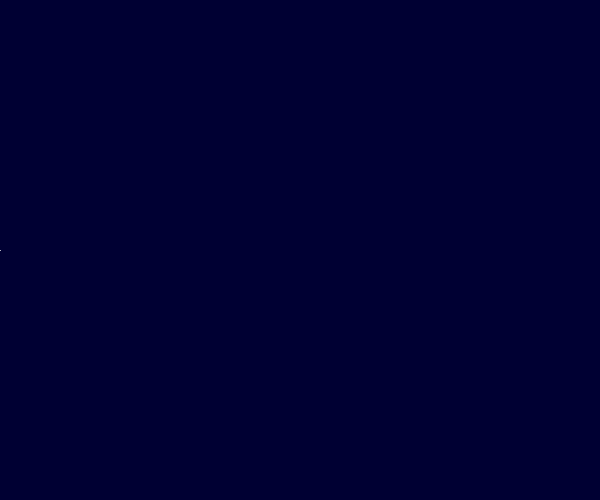
Frame 1 (no input)
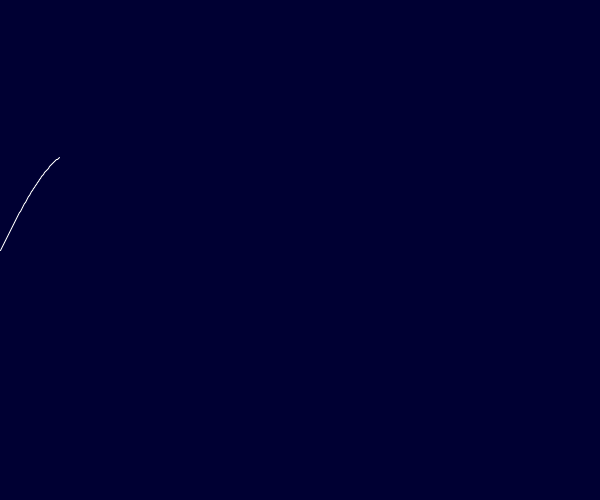
Frame 60 (the mouse pressed at the canvas centre just before this capture)
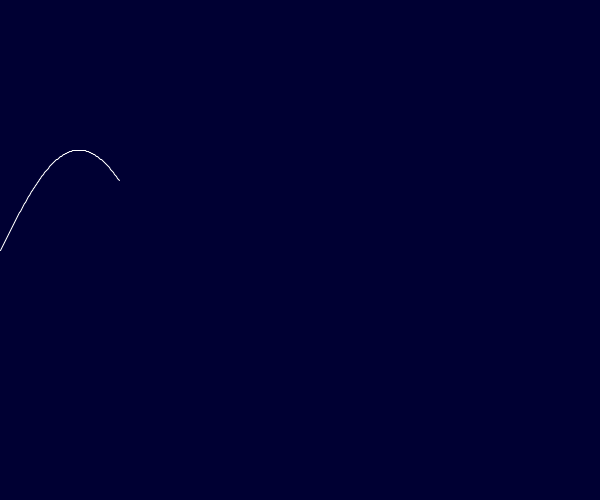
Frame 120 (the mouse held since frame 60 and released just before this capture)

The Processing sketch that drew these frames (run headless with seeded random() and noise(); from frame 60 on, the mouse is pressed at the canvas centre):

// Processing sketch: PGraph_Example
// ── PGraph_Example.pde
PGraph graph;

float x, y = 250;

void setup(){
  size(600, 500);
  graph = new PGraph(0, height/2);
  
  
}



void draw(){
  background(0, 0, 51);
  
  graph.add(x, y);
  x++;
  y = height/2 - 100*sin(0.2*x/10);
  if(graph.vec.size() >= 500){
   graph.vec.remove(0);
   x = 0;
  }
  graph.show();
  
}
// ── PGraph.pde

class PGraph{
  ArrayList<PVector> vec = new ArrayList<PVector>();
  color colorPoint;
  float x;
  float y;
  color colorLine;
  float weightLine;
  boolean lineRegister = true;
  boolean colorPointRegist = false;
  PGraph(float x, float y){
      vec.add(new PVector(x, y));
      colorLine = color(255);
      
      weightLine = 1;
  }
  void add(PVector p){
    vec.add(p);
  }
  
  void add(float x, float y){
    vec.add(new PVector(this.x + x, this.y + y));
  }
  
  void setColor(color clr){
    colorLine = clr;
  }
  void noLine(boolean b){
    lineRegister = !b;
  }
  void show(){
    for(int i=1; i<vec.size(); i++){
      stroke(colorLine);
      strokeWeight(weightLine);
      if(lineRegister){
        line(vec.get(i).x, vec.get(i).y, vec.get(i-1).x, vec.get(i-1).y);
      }else{
        if(colorPointRegist){
          stroke(colorPoint);
        }else{
          stroke(random(255), random(255), random(255));
        }
        point(vec.get(i).x, vec.get(i).y);
      }
    }
  }
  
  void setColorPoint(color clr){
    colorPoint = clr;
    colorPointRegist = true;
  }
  
  void setWeight(float w){
    weightLine = w;
  }
  
  void delete(){
    
  }
}
